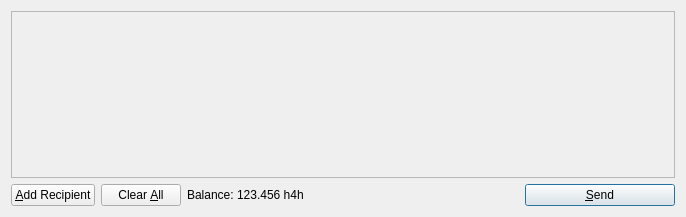
<?xml version="1.0" encoding="UTF-8"?>
<ui version="4.0">
 <class>SendCoinsDialog</class>
 <widget class="QDialog" name="SendCoinsDialog">
  <property name="geometry">
   <rect>
    <x>0</x>
    <y>0</y>
    <width>686</width>
    <height>217</height>
   </rect>
  </property>
  <property name="windowTitle">
   <string>Send Coins</string>
  </property>
  <layout class="QVBoxLayout" name="verticalLayout">
   <item>
    <widget class="QScrollArea" name="scrollArea">
     <property name="widgetResizable">
      <bool>true</bool>
     </property>
     <widget class="QWidget" name="scrollAreaWidgetContents">
      <property name="geometry">
       <rect>
        <x>0</x>
        <y>0</y>
        <width>666</width>
        <height>165</height>
       </rect>
      </property>
      <layout class="QVBoxLayout" name="verticalLayout_2">
       <property name="margin">
        <number>0</number>
       </property>
       <item>
        <layout class="QVBoxLayout" name="entries">
         <property name="spacing">
          <number>6</number>
         </property>
        </layout>
       </item>
       <item>
        <spacer name="verticalSpacer">
         <property name="orientation">
          <enum>Qt::Vertical</enum>
         </property>
         <property name="sizeHint" stdset="0">
          <size>
           <width>20</width>
           <height>40</height>
          </size>
         </property>
        </spacer>
       </item>
      </layout>
     </widget>
    </widget>
   </item>
   <item>
    <layout class="QHBoxLayout" name="horizontalLayout">
     <item>
      <widget class="QPushButton" name="addButton">
       <property name="toolTip">
        <string>Send to multiple recipients at once</string>
       </property>
       <property name="text">
        <string>&amp;Add Recipient</string>
       </property>
       <property name="icon">
        <iconset resource="../bitcoin.qrc">
         <normaloff>:/icons/add</normaloff>:/icons/add</iconset>
       </property>
       <property name="autoDefault">
        <bool>false</bool>
       </property>
      </widget>
     </item>
     <item>
      <widget class="QPushButton" name="clearButton">
       <property name="sizePolicy">
        <sizepolicy hsizetype="Minimum" vsizetype="Fixed">
         <horstretch>0</horstretch>
         <verstretch>0</verstretch>
        </sizepolicy>
       </property>
       <property name="toolTip">
        <string>Remove all transaction fields</string>
       </property>
       <property name="text">
        <string>Clear &amp;All</string>
       </property>
       <property name="icon">
        <iconset resource="../bitcoin.qrc">
         <normaloff>:/icons/remove</normaloff>:/icons/remove</iconset>
       </property>
       <property name="autoRepeatDelay">
        <number>300</number>
       </property>
       <property name="autoDefault">
        <bool>false</bool>
       </property>
      </widget>
     </item>
     <item>
      <layout class="QHBoxLayout" name="horizontalLayout_2">
       <property name="spacing">
        <number>3</number>
       </property>
       <item>
        <widget class="QLabel" name="label">
         <property name="text">
          <string>Balance:</string>
         </property>
        </widget>
       </item>
       <item>
        <widget class="QLabel" name="labelBalance">
         <property name="cursor">
          <cursorShape>IBeamCursor</cursorShape>
         </property>
         <property name="text">
          <string>123.456 h4h</string>
         </property>
         <property name="textInteractionFlags">
          <set>Qt::LinksAccessibleByMouse|Qt::TextSelectableByKeyboard|Qt::TextSelectableByMouse</set>
         </property>
        </widget>
       </item>
      </layout>
     </item>
     <item>
      <spacer name="horizontalSpacer">
       <property name="orientation">
        <enum>Qt::Horizontal</enum>
       </property>
       <property name="sizeHint" stdset="0">
        <size>
         <width>40</width>
         <height>20</height>
        </size>
       </property>
      </spacer>
     </item>
     <item>
      <widget class="QPushButton" name="sendButton">
       <property name="minimumSize">
        <size>
         <width>150</width>
         <height>0</height>
        </size>
       </property>
       <property name="toolTip">
        <string>Confirm the send action</string>
       </property>
       <property name="text">
        <string>&amp;Send</string>
       </property>
       <property name="icon">
        <iconset resource="../bitcoin.qrc">
         <normaloff>:/icons/send</normaloff>:/icons/send</iconset>
       </property>
       <property name="default">
        <bool>true</bool>
       </property>
      </widget>
     </item>
    </layout>
   </item>
  </layout>
 </widget>
 <resources>
  <include location="../bitcoin.qrc"/>
 </resources>
 <connections/>
</ui>
